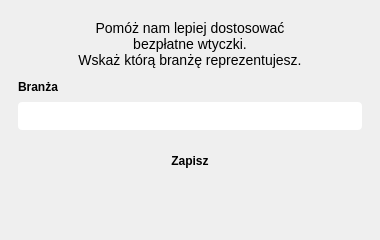
<?xml version="1.0" encoding="UTF-8"?>
<ui version="4.0">
 <class>Dialog</class>
 <widget class="QDialog" name="Dialog">
  <property name="geometry">
   <rect>
    <x>0</x>
    <y>0</y>
    <width>380</width>
    <height>240</height>
   </rect>
  </property>
  <property name="windowTitle">
   <string>Wybór branży</string>
  </property>
  <property name="styleSheet">
   <string notr="true">QLabel#label { font-size: 14px; }
QLabel#lbl_field { font-weight: 700; }
QLabel#lbl_logo { padding: 2px 6px; }
QComboBox { border-radius: 4px; padding: 3px 8px; min-height: 22px; }
QComboBox::drop-down { subcontrol-origin: padding; subcontrol-position: center right; width: 22px; border: none; }
QComboBox::down-arrow { image: url(uldkimg:chevron_down.svg); width: 12px; height: 12px; }
QPushButton#pushButton { font-weight: 700; border: none; border-radius: 4px; padding: 5px 16px; }
QPushButton:focus, QComboBox:focus { outline: none; }

QDialog[theme="light"] { background: #ffffff; }
QDialog[theme="light"] QLabel { color: #23282a; }
QDialog[theme="light"] QLabel#label { color: #3b5a3e; }
QDialog[theme="light"] QFrame#footer_frame { background: #f6f8f6; border: none; border-top: 1px solid #d6ded6; }
QDialog[theme="light"] QComboBox { background: #ffffff; color: #23282a; border: 1px solid #b9c7ba; selection-background-color: #4c6e4f; selection-color: #ffffff; }
QDialog[theme="light"] QComboBox:focus, QDialog[theme="light"] QComboBox:on { border: 1px solid #4c6e4f; }
QDialog[theme="light"] QComboBox QAbstractItemView { background: #ffffff; color: #23282a; border: 1px solid #b9c7ba; selection-background-color: #4c6e4f; selection-color: #ffffff; }
QDialog[theme="light"] QPushButton#pushButton { background: #4c6e4f; color: #ffffff; }
QDialog[theme="light"] QPushButton#pushButton:hover { background: #5b8260; }
QDialog[theme="light"] QPushButton#pushButton:pressed { background: #3d5a40; }

QDialog[theme="dark"] { background: #2b2d2e; }
QDialog[theme="dark"] QLabel { color: #e6e9e7; }
QDialog[theme="dark"] QLabel#label { color: #a9cfac; }
QDialog[theme="dark"] QFrame#footer_frame { background: #303334; border: none; border-top: 1px solid #44494a; }
QDialog[theme="dark"] QComboBox { background: #1f2122; color: #e6e9e7; border: 1px solid #5a6162; selection-background-color: #5b8260; selection-color: #ffffff; }
QDialog[theme="dark"] QComboBox:focus, QDialog[theme="dark"] QComboBox:on { border: 1px solid #6f9c73; }
QDialog[theme="dark"] QComboBox QAbstractItemView { background: #1f2122; color: #e6e9e7; border: 1px solid #5a6162; selection-background-color: #5b8260; selection-color: #ffffff; }
QDialog[theme="dark"] QPushButton#pushButton { background: #5b8260; color: #ffffff; }
QDialog[theme="dark"] QPushButton#pushButton:hover { background: #6f9c73; }
QDialog[theme="dark"] QPushButton#pushButton:pressed { background: #4c6e4f; }</string>
  </property>
  <property name="theme" stdset="0">
   <string notr="true">light</string>
  </property>
  <layout class="QVBoxLayout" name="verticalLayout_root" stretch="1,0">
   <property name="spacing">
    <number>0</number>
   </property>
   <property name="leftMargin">
    <number>0</number>
   </property>
   <property name="topMargin">
    <number>0</number>
   </property>
   <property name="rightMargin">
    <number>0</number>
   </property>
   <property name="bottomMargin">
    <number>0</number>
   </property>
   <item>
    <layout class="QVBoxLayout" name="verticalLayout_body">
     <property name="spacing">
      <number>8</number>
     </property>
     <property name="leftMargin">
      <number>18</number>
     </property>
     <property name="topMargin">
      <number>20</number>
     </property>
     <property name="rightMargin">
      <number>18</number>
     </property>
     <property name="bottomMargin">
      <number>16</number>
     </property>
     <item>
      <widget class="QLabel" name="label">
       <property name="text">
        <string>&lt;html&gt;&lt;head/&gt;&lt;body&gt;&lt;p align=&quot;center&quot;&gt;Pomóż nam lepiej dostosować&lt;br/&gt;bezpłatne wtyczki.&lt;br/&gt;Wskaż którą branżę reprezentujesz.&lt;/p&gt;&lt;/body&gt;&lt;/html&gt;</string>
       </property>
       <property name="wordWrap">
        <bool>true</bool>
       </property>
      </widget>
     </item>
     <item>
      <spacer name="verticalSpacer_body">
       <property name="orientation">
        <enum>Qt::Vertical</enum>
       </property>
       <property name="sizeType">
        <enum>QSizePolicy::Fixed</enum>
       </property>
       <property name="sizeHint" stdset="0">
        <size>
         <width>10</width>
         <height>4</height>
        </size>
       </property>
      </spacer>
     </item>
     <item>
      <widget class="QLabel" name="lbl_field">
       <property name="text">
        <string>Branża</string>
       </property>
      </widget>
     </item>
     <item>
      <widget class="QComboBox" name="comboBox">
       <property name="minimumSize">
        <size>
         <width>0</width>
         <height>30</height>
        </size>
       </property>
       <property name="maxVisibleItems">
        <number>17</number>
       </property>
       <property name="editable">
        <bool>false</bool>
       </property>
      </widget>
     </item>
     <item>
      <spacer name="verticalSpacer_bottom">
       <property name="orientation">
        <enum>Qt::Vertical</enum>
       </property>
       <property name="sizeHint" stdset="0">
        <size>
         <width>10</width>
         <height>10</height>
        </size>
       </property>
      </spacer>
     </item>
     <item>
      <layout class="QHBoxLayout" name="horizontalLayout_buttons">
       <item>
        <spacer name="horizontalSpacer_buttons">
         <property name="orientation">
          <enum>Qt::Horizontal</enum>
         </property>
         <property name="sizeHint" stdset="0">
          <size>
           <width>40</width>
           <height>10</height>
          </size>
         </property>
        </spacer>
       </item>
       <item>
        <widget class="QPushButton" name="pushButton">
         <property name="minimumSize">
          <size>
           <width>110</width>
           <height>30</height>
          </size>
         </property>
         <property name="cursor">
          <cursorShape>PointingHandCursor</cursorShape>
         </property>
         <property name="text">
          <string>Zapisz</string>
         </property>
         <property name="default">
          <bool>true</bool>
         </property>
        </widget>
       </item>
       <item>
        <spacer name="horizontalSpacer_buttons_right">
         <property name="orientation">
          <enum>Qt::Horizontal</enum>
         </property>
         <property name="sizeHint" stdset="0">
          <size>
           <width>40</width>
           <height>10</height>
          </size>
         </property>
        </spacer>
       </item>
      </layout>
     </item>
    </layout>
   </item>
   <item>
    <widget class="QFrame" name="footer_frame">
     <layout class="QHBoxLayout" name="horizontalLayout_footer">
      <property name="leftMargin">
       <number>12</number>
      </property>
      <property name="topMargin">
       <number>6</number>
      </property>
      <property name="rightMargin">
       <number>12</number>
      </property>
      <property name="bottomMargin">
       <number>6</number>
      </property>
      <item>
       <widget class="QLabel" name="lbl_logo">
        <property name="minimumSize">
         <size>
          <width>160</width>
          <height>36</height>
         </size>
        </property>
        <property name="alignment">
         <set>Qt::AlignCenter</set>
        </property>
       </widget>
      </item>
     </layout>
    </widget>
   </item>
  </layout>
 </widget>
 <tabstops>
  <tabstop>comboBox</tabstop>
  <tabstop>pushButton</tabstop>
 </tabstops>
 <resources/>
 <connections/>
</ui>
